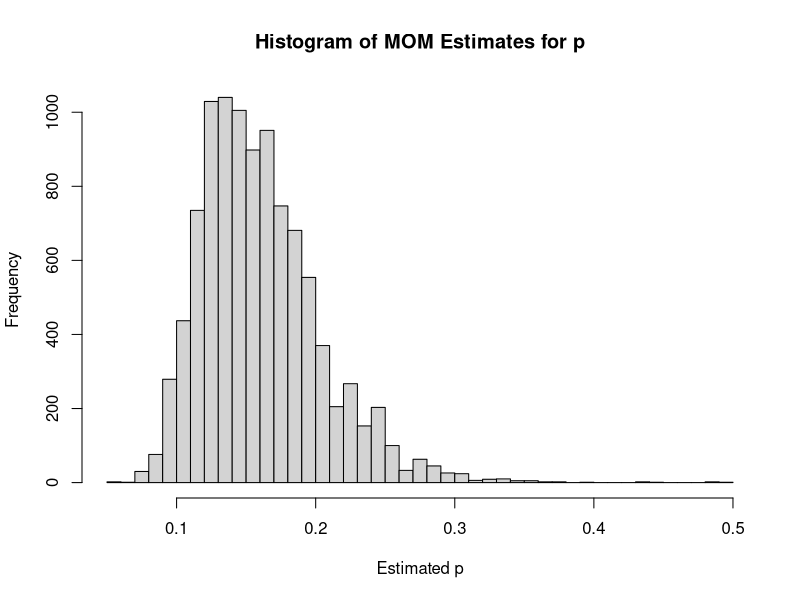
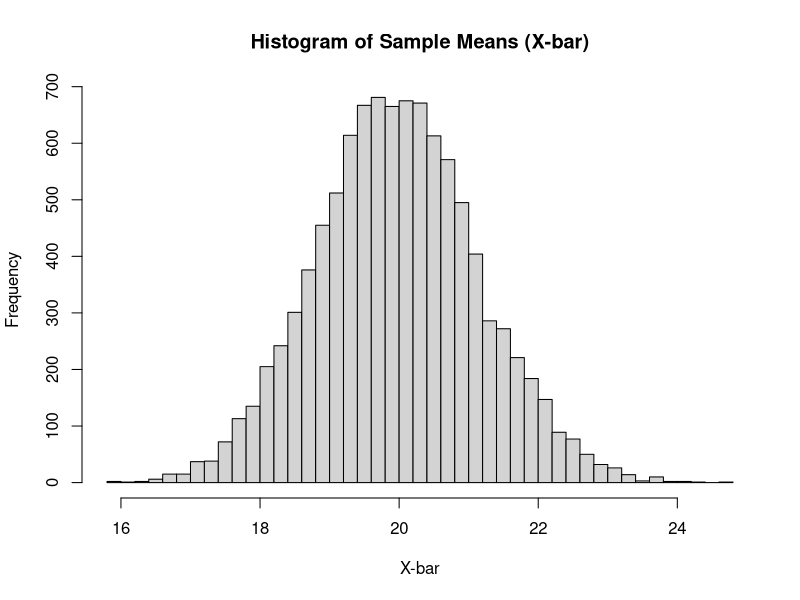
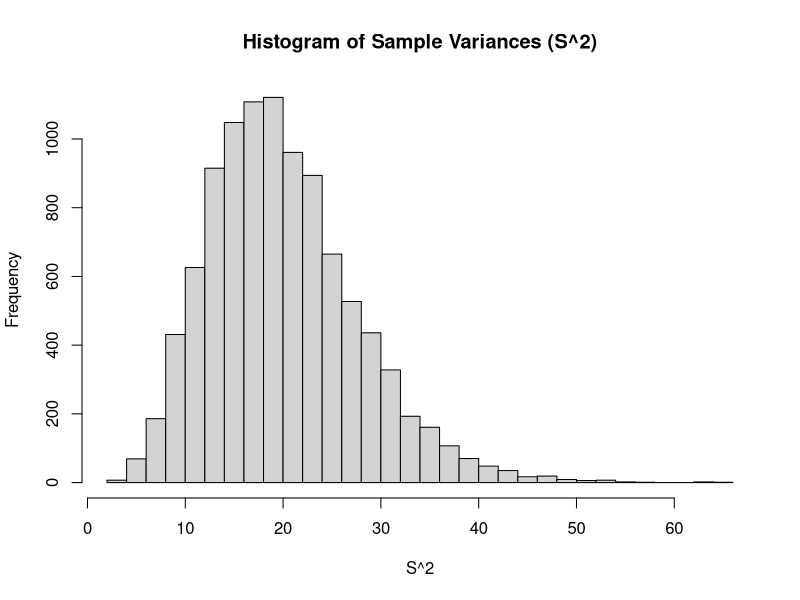

Here is the R script that generated these plots, in order:
## ---- chunk 1
knitr::opts_chunk$set(echo = TRUE)
## ---- chunk 2
# Set up the Monte Carlo simulation
set.seed(123)  # for reproducibility
n <- 30  # sample size
N <- 10000  # number of simulations
true_quantile <- 0.95
algorithms <- 4:9
results <- matrix(0, nrow = length(algorithms), ncol = 2, dimnames = list(algorithms, c("Bias", "Variance")))

# Perform the simulation for uniform distribution
for (alg in algorithms) {
  quantiles <- numeric(N)
  for (i in 1:N) {
    sampleData <- runif(n)  # sample from U(0, 1)
    quantiles[i] <- quantile(sampleData, probs = true_quantile, type = alg)
  }
  bias <- mean(quantiles) - true_quantile
  variance <- var(quantiles)
  results[as.character(alg),] <- c(abs(bias), variance)
}

# Display results for uniform distribution
results
## ---- chunk 3
# Perform the simulation for normal distribution
for (alg in algorithms) {
  quantiles <- numeric(N)
  for (i in 1:N) {
    sampleData <- rnorm(n)  # sample from N(0, 1)
    quantiles[i] <- quantile(sampleData, probs = true_quantile, type = alg)
  }
  bias <- mean(quantiles) - qnorm(true_quantile)
  variance <- var(quantiles)
  results[as.character(alg),] <- c(abs(bias), variance)
}

# Display results for normal distribution
results

## ---- chunk 4
# a. Method of Moments Estimator for Geometric Distribution
# Define the estimator function
mom_estimator <- function(sample) {
  1 / (mean(sample) + 1)
}

# b. Sampling Distribution of the Estimator
# Set parameters for the simulation
n <- 13          # Sample size
p_true <- 0.15   # True value of p
num_samples <- 10000  # Number of samples for the simulation

# Simulate the sampling distribution
set.seed(123)  # For reproducibility
estimates <- replicate(num_samples, mom_estimator(rgeom(n, p_true)))

# Plot the histogram of the estimates
hist(estimates, main = "Histogram of MOM Estimates for p", xlab = "Estimated p", breaks = 40)

# c. Estimating the Bias of the Estimator
# Calculate the bias
bias <- mean(estimates) - p_true

# Output the bias
bias
## ---- chunk 5
# Parameters for simulation
n <- 15
lambda <- 20
num_samples <- 10000

# a. Sampling Distribution of X-bar
set.seed(123)
sample_means <- replicate(num_samples, mean(rpois(n, lambda)))
hist(sample_means, main = "Histogram of Sample Means (X-bar)", xlab = "X-bar", breaks = 40)

# b. Sampling Distribution of S^2
set.seed(123)
sample_variances <- replicate(num_samples, var(rpois(n, lambda)))
hist(sample_variances, main = "Histogram of Sample Variances (S^2)", xlab = "S^2", breaks = 40)

# c. Compare the two estimators
# Calculate the mean and variance of each estimator
mean_xbar <- mean(sample_means)
var_xbar <- var(sample_means)
mean_s2 <- mean(sample_variances)
var_s2 <- var(sample_variances)

# Output the means and variances
mean_xbar
var_xbar
mean_s2
var_s2

# d. Linear Combination of X-bar and S^2
# For simplicity, consider a = b = 0.5 as an example (not necessarily optimal)
a <- 0.5
b <- 0.5
combined_estimator <- a * sample_means + b * sample_variances
mean_combined <- mean(combined_estimator)
var_combined <- var(combined_estimator)

# Output the mean and variance of the combined estimator
mean_combined
var_combined
## ---- chunk 6
# Standard error target
SE_target <- 2

# a. Normal(1000, 10^2)
sigma_normal <- 10
n_normal <- (sigma_normal / SE_target)^2

# b. Poisson(75)
lambda_poisson <- 75
sigma_poisson <- sqrt(lambda_poisson)
n_poisson <- (sigma_poisson / SE_target)^2
# Since we need an integer number of samples, we round up
n_poisson <- ceiling(n_poisson)

# c. Binomial(200, 0.35)
# Here we use the standard deviation of the binomial distribution to calculate
# the sample size required for the mean's standard error to be under 2.
n_binomial_trial <- 200
p_binomial <- 0.35
sigma_binomial <- sqrt(n_binomial_trial * p_binomial * (1 - p_binomial))
n_binomial <- (sigma_binomial / SE_target)^2
# Adjust for the mean's sample size, not just a single trial
n_binomial <- ceiling(n_binomial)

# d. Exponential(0.05)
lambda_exponential <- 0.05
sigma_exponential <- 1 / lambda_exponential
n_exponential <- (sigma_exponential / SE_target)^2

# Output the results
n_normal
n_poisson
n_binomial
n_exponential
